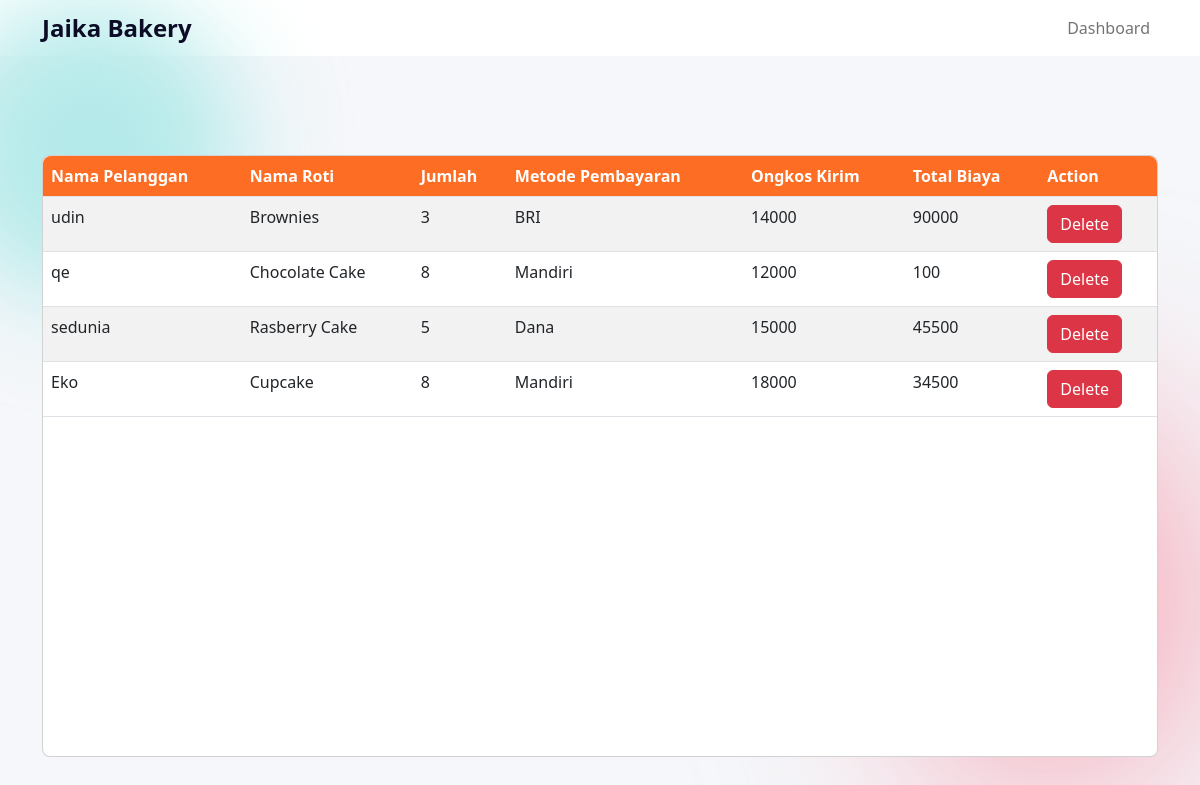
The app's page /data_order.php (signed in) with its own data.
### tables this page shows
CREATE TABLE `struk` (
  `nama_pelanggan` varchar(20) NOT NULL,
  `jumlah` int(3) NOT NULL,
  `total_biaya` int(15) NOT NULL,
  `id_struk` int(5) NOT NULL,
  `id_eks` int(5) NOT NULL,
  `id_metode` int(5) NOT NULL,
  `id_roti` int(5) NOT NULL
);

CREATE TABLE `data_roti` (
  `nama_roti` varchar(20) NOT NULL,
  `harga` int(15) NOT NULL,
  `id_roti` int(5) NOT NULL
);

CREATE TABLE `metode_bayar` (
  `kategori` varchar(10) NOT NULL,
  `harga` int(10) NOT NULL,
  `id_metode` int(5) NOT NULL
);

CREATE TABLE `ekspedisi` (
  `jenis` varchar(20) NOT NULL,
  `biaya` int(10) NOT NULL,
  `id_eks` int(11) NOT NULL
);

### data_order.php (the view, shortened to what this page needs)
<!DOCTYPE html>
<html lang="en">
<head>
    <link href="https://cdn.jsdelivr.net/npm/bootstrap@5.2.2/dist/css/bootstrap.min.css" rel="stylesheet"
>
    <link href="https://cdn.jsdelivr.net/npm/remixicon@2.5.0/fonts/remixicon.css" rel="stylesheet">
    <link rel="stylesheet" href="https://use.fontawesome.com/releases/v5.8.1/css/all.css"
>
</head>
<body style="position: relative;">
    <div class="circle-1"></div>
    <header>
        <div class="container">
            <nav class="navbar navbar-expand-lg">
                <div><a class="nav-brand" href="#">Jaika Bakery</a></div>
                <div class="nav-menu collapse navbar-collapse " id="navbarSupportedContent">
                    <ul class="navbar-nav mr-auto w-100 justify-content-end">
                        <li class="nav-item text-center"><a class="nav-link" href="admin.php">Dashboard</a></li>
                    </ul>
                </div>
            </nav>
        </div>
    </header>
    <section class="intro">
        <div class="bg-image h-100" style="background-color: #f5f7fa;">
            <div class="mask d-flex align-items-center h-100">
                <div class="container">
                    <div class="row justify-content-center">
                        <div class="col-12">
                            <div class="card">
                                <div class="card-body p-0">
                                    <div class="table-responsive table-scroll" data-mdb-perfect-scrollbar="true"
                                        style="position: relative; height: 600px">
                                        <table class="table table-striped mb-0">
                                            <thead style="background-color: #FD6D24;">
                                                <tr>
                                                    <th scope="col">Nama Pelanggan</th>
                                                    <th scope="col">Nama Roti</th>
                                                    <th scope="col">Jumlah</th>
                                                    <th scope="col">Metode Pembayaran</th>
                                                    <th scope="col">Ongkos Kirim</th>
                                                    <th scope="col">Total Biaya</th>
                                                    <th scope="col">Action</th>
                                                </tr>
                                            </thead>
                                            <tbody>
                                                <?php
                                                include 'sistem/koneksi.php';
                                                $query = "select struk.id_struk, struk.nama_pelanggan, struk.jumlah, ekspedisi.biaya, data_roti.nama_roti, metode_bayar.kategori, struk.total_biaya from struk INNER JOIN data_roti ON struk.id_roti = data_roti.id_roti INNER JOIN ekspedisi ON struk.id_eks = ekspedisi.id_eks INNER JOIN metode_bayar ON struk.id_metode = metode_bayar.id_metode";
                                                $sql = $connect->query($query);
                                                while ($data = $sql->fetch_object()) {
                                                ?>
                                                <tr>
                                                    <td><?= $data->nama_pelanggan ?></td>
                                                    <td><?= $data->nama_roti ?></td>
                                                    <td><?= $data->jumlah ?></td>
                                                    <td><?= $data->kategori ?></td>
                                                    <td><?= $data->biaya ?></td>
                                                    <td><?= $data->total_biaya ?></td>
                                                    <td><a class=" btn btn-danger"
                                                            href="sistem/hapus_order.php?horder=<?= $data->id_struk ?>">Delete</a>
                                                    </td>
                                                </tr>
                                                <?php } ?>
                                            </tbody>
                                        </table>
                                    </div>
                                </div>
                            </div>
                        </div>
                    </div>
                </div>
            </div>
        </div>
    </section>
</body>
</html>

### data_order.php (style rules this page uses)
.nav-brand { text-decoration: none !important; font-size: 1.5rem; color: #0C0C27; font-weight: bold !important; }
.circle-1 { width: 300px; height: 300px; background-color: #B5EAEA; position: absolute; border-radius: 100%; top: 0; right: 80%; z-index: 0; filter: blur(50px); }
html, body, .intro { height: 100%; }
table td, table th { text-overflow: ellipsis; white-space: nowrap; overflow: hidden; }
thead th { color: #fff; }
.card { border-radius: .5rem; }
.table-scroll { border-radius: .5rem; }
.table-scroll table thead th { font-size: 1rem; }
thead { top: 0; position: sticky; }

### records on screen
struk: nama_pelanggan "udin", id_roti.nama_roti "Brownies", jumlah "3", id_metode.kategori "BRI", id_eks.biaya "14000", total_biaya "90000"
struk: nama_pelanggan "qe", id_roti.nama_roti "Chocolate Cake", jumlah "8", id_metode.kategori "Mandiri", id_eks.biaya "12000", total_biaya "100"
struk: nama_pelanggan "sedunia", id_roti.nama_roti "Rasberry Cake", jumlah "5", id_metode.kategori "Dana", id_eks.biaya "15000", total_biaya "45500"
struk: nama_pelanggan "Eko", id_roti.nama_roti "Cupcake", jumlah "8", id_metode.kategori "Mandiri", id_eks.biaya "18000", total_biaya "34500"
